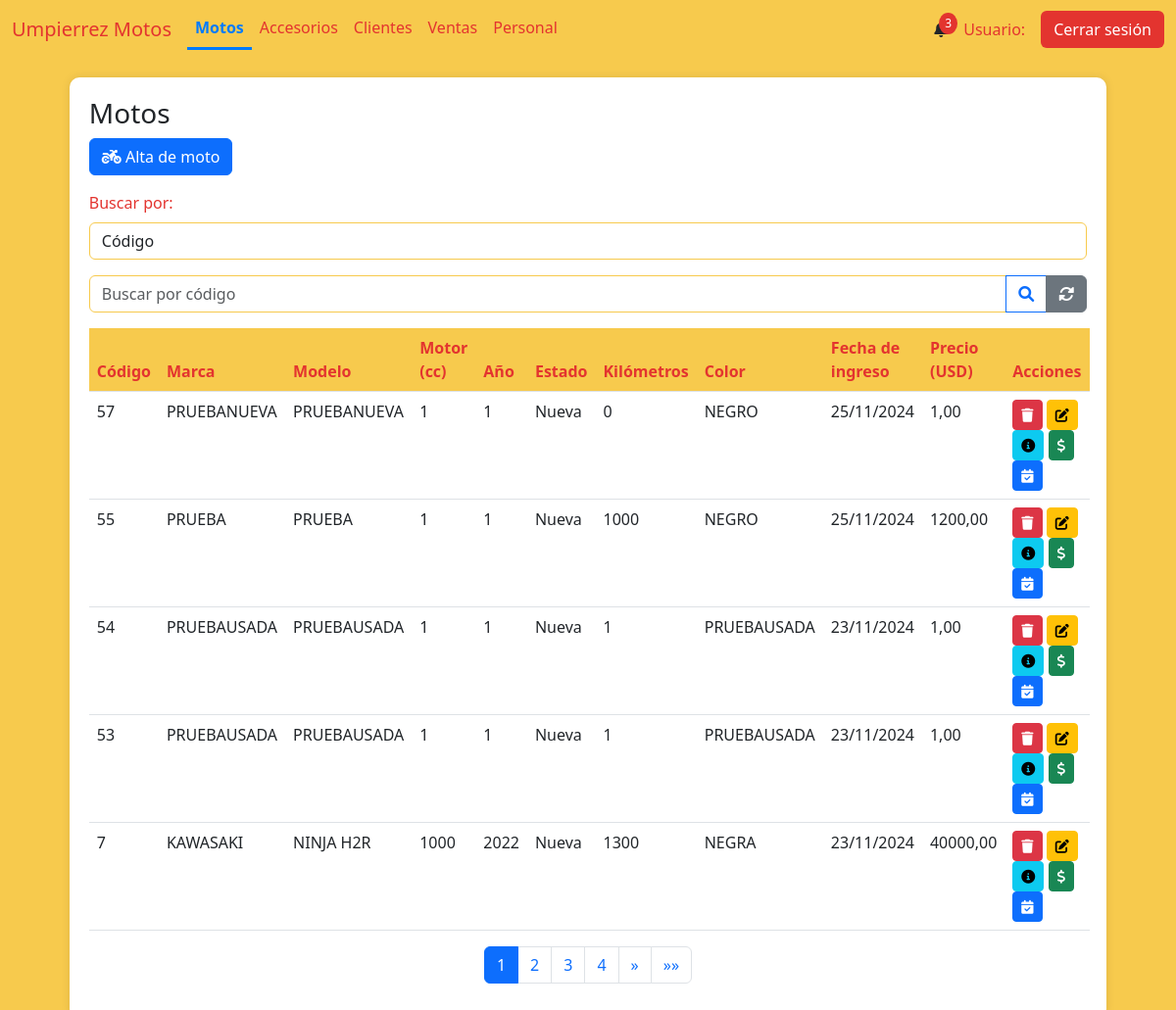
Page /motos on the earlier database version.
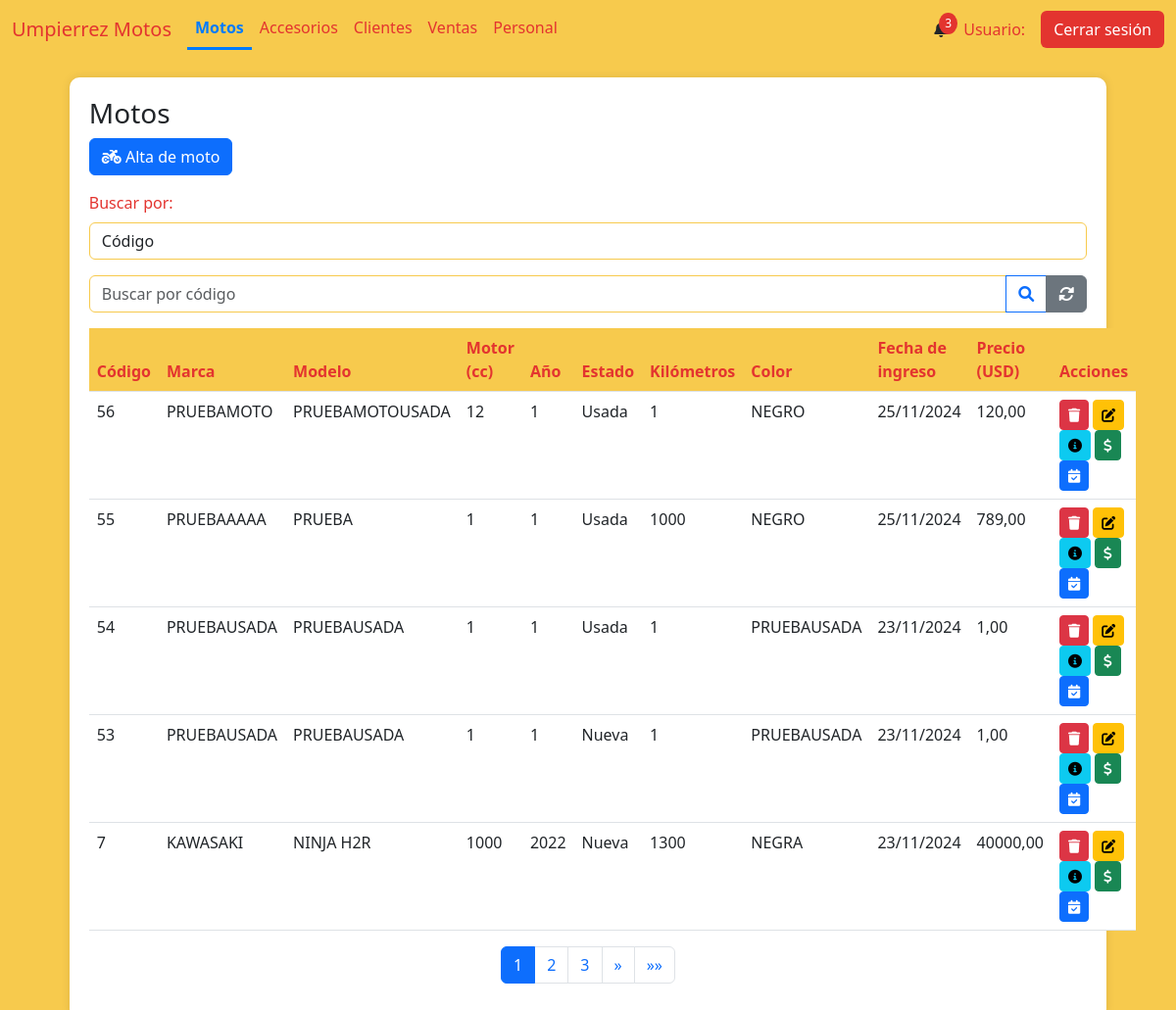
Same page on the later database version.
### AppUM/models.py (models this page shows)
class Moto(models.Model):
    marca = models.CharField(max_length=20)
    modelo = models.CharField(max_length=20)
    anio = models.IntegerField()
    motor = models.IntegerField()
    estado = models.CharField(max_length=10)
    kilometros = models.IntegerField()
    precio = models.DecimalField(max_digits=10, decimal_places=2)
    color = models.CharField(max_length=20)
    num_motor = models.CharField(max_length=40, unique=True)
    num_chasis = models.CharField(max_length=40, unique=True)
    num_cilindros = models.IntegerField(default=1)
    cantidad_pasajeros = models.IntegerField(default=2)
    foto = models.ImageField(null=True, blank=True, upload_to="motos/fotos/")
    pertenece_tienda = models.BooleanField()
    pertenece_taller = models.BooleanField()
    identificacion_pdf = models.FileField(upload_to='motos/pdfs/', null=True, blank=True)
    observaciones = models.TextField(null=True, blank=True)
    fecha_ingreso = models.DateTimeField(auto_now_add=True)

### AppUM/views.py (the view)
# urls.py: path('motos', views.vista_inventario_motos,name="Motos"),
def vista_inventario_motos(req):
    motos = Moto.objects.filter(pertenece_tienda=1).order_by('-fecha_ingreso')
    logo_um = Logos.objects.get(id=1)
    paginator = Paginator(motos, 5)  # 5 motos por página
    page_number = req.GET.get('page')  # Obtiene el número de página desde la URL
    page_obj = paginator.get_page(page_number)  # Obtiene la página solicitada
    return render(req,"perfil_administrativo/motos/motos.html",{'page_obj': page_obj,"motos":motos,"logo_um":logo_um.logo_UM.url if logo_um.logo_UM else None,"active_page": 'Motos'})

### AppUM/templates/perfil_administrativo/motos/motos.html (shortened to what the changed rows need)
{% extends "perfil_administrativo/padre_perfil_administrativo.html" %}
{% load static %}
{% block contenidoQueCambia %}
<link href="https://cdnjs.cloudflare.com/ajax/libs/font-awesome/6.0.0/css/all.min.css" rel="stylesheet">
<link href="https://cdn.jsdelivr.net/npm/bootstrap-icons@1.10.0/font/bootstrap-icons.css" rel="stylesheet">
<div class="table-container" id="inventarios">
    <table class="table">
        <thead>
            <tr>
                <th>Código</th>
                <th>Marca</th>
                <th>Modelo</th>
                <th>Motor (cc)</th>
                <th>Año</th>
                <th>Estado</th>
                <th>Kilómetros</th>
                <th>Color</th>
                <th>Fecha de ingreso</th>
                <th>Precio (USD)</th>
                <th>Acciones</th>
            </tr>
        </thead>
        <tbody>
            {% if page_obj %}
                {% for moto in page_obj %}
                <tr>
                    <td>{{ moto.id }}</td>
                    <td>{{ moto.marca }}</td>
                    <td>{{ moto.modelo }}</td>
                    <td>{{ moto.motor }}</td>
                    <td>{{ moto.anio }}</td>
                    <td>{{ moto.estado }}</td>
                    <td>{{ moto.kilometros }}</td>
                    <td>{{ moto.color }}</td>
                    <td>{{ moto.fecha_ingreso|date:"d/m/Y" }}</td>
                    <td>{{ moto.precio }}</td>
                    <td>
                        <a href="{% url 'MotoBaja' moto.id %}"><button class="btn btn-sm btn-danger"><i class="fas fa-trash"></i></button></a>
                        <a href="{% url 'MotoModificacion' moto.id %}"><button class="btn btn-sm btn-warning"><i class="fas fa-edit"></i></button></a>
                        <a href="{% url 'MotoDetalles' moto.id %}"><button class="btn btn-sm btn-info"><i class="fas fa-info-circle"></i></button></a>
                        <a href="{% url 'MotoVentaForm' moto.id %}"><button class="btn btn-sm btn-success"><i class="fas fa-dollar-sign"></i></button></a>
                        <a href="{% url 'MotoReserva' moto.id %}"><button class="btn btn-sm btn-primary"><i class="fas fa-calendar-check"></i></button></a>
                    </td>
                </tr>
                {% endfor %}
            {% else %}
                <tr>
                    <td colspan="9" class="text-center text-muted">
                        No hay registros de motos disponibles.
                    </td>
                </tr>
            {% endif %}
        </tbody>
    </table>
    <nav aria-label="Page navigation">
        <ul class="pagination justify-content-center">
            {% for num in page_obj.paginator.page_range %}
            <li class="page-item {% if page_obj.number == num %}active{% endif %}">
                <a class="page-link" href="?page={{ num }}">{{ num }}</a>
            </li>
            {% endfor %}
        </ul>
    </nav>
</div>
{% endblock %}

Differences in the rows shown:
no longer on this page (row edited): Moto: id "57", marca "PRUEBANUEVA", modelo "PRUEBANUEVA", motor "1", anio "1", estado "Nueva", kilometros "0", color "NEGRO", fecha_ingreso "25/11/2024", precio "1,00"
now on this page (row edited): Moto: id "56", marca "PRUEBAMOTO", modelo "PRUEBAMOTOUSADA", motor "12", anio "1", estado "Usada", kilometros "1", color "NEGRO", fecha_ingreso "25/11/2024", precio "120,00"
changed Moto "PRUEBA": marca "PRUEBA" → "PRUEBAAAAA"; estado "Nueva" → "Usada"; precio "1200,00" → "789,00"
changed Moto id 54: estado "Nueva" → "Usada"
Other differences:
list line gone: "4"
